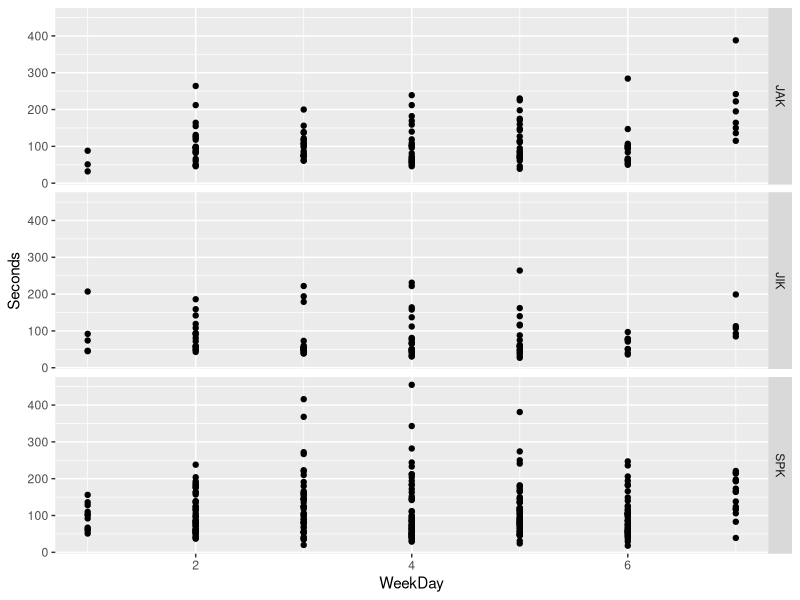

Here is the R script that generated this plot:
library("lubridate")
library("dplyr")
library("ggplot2")
d <- read.csv("nyt.csv", stringsAsFactors=FALSE)
d <- d %>%
  filter(Player %in% c("SPK", "JAK", "JIK"))
d$Date <- as.Date(d$Date)
d$WeekDay <- lubridate::wday(d$Date)
d$Seconds <- with(d, seconds(ms(Time)))
d %>%
  ggplot(aes(x=WeekDay, y=Seconds)) +
  geom_point() +
  facet_grid(Player ~ .)
